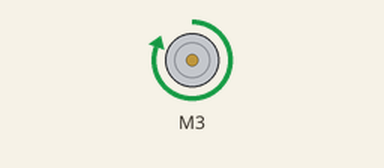
Recording of a sketch running on a simulated Arduino Uno, built with avr-gcc and run on an emulated ATmega328P. On the bench: DC motor (green arrow = forward, orange = backward, longer = faster). What the sketch prints to the serial monitor is not drawn.

Above: at 5.0 s.
At 10.5 s:
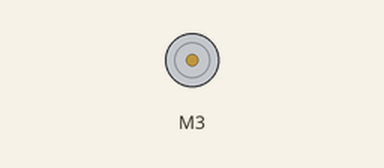
Timing chart, 0 to 14.3 s (numbered marks = the images above):
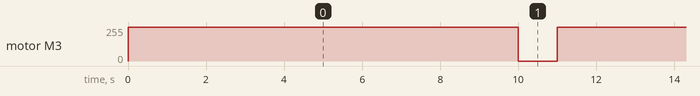

Measured:
- by itself, motor M3: alternates forward 255/255 for 10.0 s and stopped for 1.0 s

The sketch:

DCMotorTest_local.ino
```cpp
/*
This is a test sketch for the Adafruit assembled Motor Shield for Arduino v2
It won't work with v1.x motor shields! Only for the v2's with built in PWM
control

For use with the Adafruit Motor Shield v2
---->	http://www.adafruit.com/products/1438
*/

#include <Wire.h>
#include <Adafruit_MotorShield.h>

// Create the motor shield object with the default I2C address
Adafruit_MotorShield AFMS = Adafruit_MotorShield();
// Or, create it with a different I2C address (say for stacking)
// Adafruit_MotorShield AFMS = Adafruit_MotorShield(0x61);

// Select which 'port' M1, M2, M3 or M4. In this case, M1
Adafruit_DCMotor *myMotor = AFMS.getMotor(3);
// You can also make another motor on port M2
//Adafruit_DCMotor *myOtherMotor = AFMS.getMotor(2);

void setup() {
  Serial.begin(9600);           // set up Serial library at 9600 bps
  Serial.println("Adafruit Motorshield v2 - DC Motor test!");

  AFMS.begin();  // create with the default frequency 1.6KHz
  //AFMS.begin(1000);  // OR with a different frequency, say 1KHz

  // Set the speed to start, from 0 (off) to 255 (max speed)
  myMotor->setSpeed(255);
  myMotor->run(FORWARD);
  // turn on motor
  myMotor->run(RELEASE);
}

void loop() {
  uint8_t i;

  Serial.print("tick");

  myMotor->run(FORWARD);


  Serial.print("tock");

  delay(10000);

  Serial.print("tech");
  myMotor->run(RELEASE);
  delay(1000);
}
```
